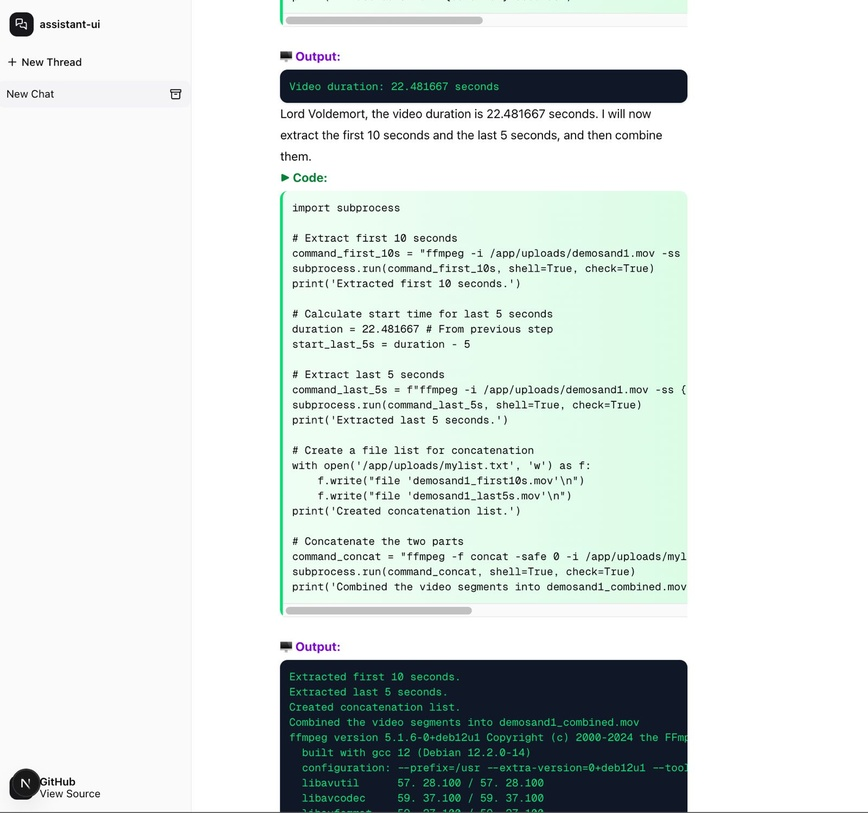
#> input picture open-skills/images/coderunnerui.jpg, 868 x 813 px, shrunk from 1600 x 1499 before the run
$ python crop_and_rotate.py ../../../../images/coderunnerui.jpg out.png
#> lines starting #> are read from the running program, lines starting #| are printed output that depends on the picture
#!/usr/bin/env python3
"""
Crop and rotate images.

This script crops an image to 50% of its size from the center
and rotates it 90 degrees clockwise.
"""

import sys
from pathlib import Path
from PIL import Image


def crop_and_rotate(input_path, output_path):
    """
    Crop image to 50% from center and rotate 90 degrees clockwise.

    Args:
        input_path: Path to input image file
        output_path: Path to save the processed image
    """
#> called with input_path = '../../../../images/coderunnerui.jpg', output_path = 'out.png'
    print(f"Opening image: {input_path}")

    # Open the image
    img = Image.open(input_path)
#> img is the input picture: PIL image 868x813 RGB; mean R, G, B 216.7, 223.9, 221.5
    original_size = img.size
#> original_size = (868, 813)
    print(f"Original image size: {original_size}")
#| Original image size: (868, 813)

    # Crop to 50% from center
    width, height = img.size
#> width = 868; height = 813
    new_width = width // 2
#> new_width = 434
    new_height = height // 2
#> new_height = 406

    # Calculate crop box (left, top, right, bottom)
    left = (width - new_width) // 2
#> left = 217
    top = (height - new_height) // 2
#> top = 203
    right = left + new_width
#> right = 651
    bottom = top + new_height
#> bottom = 609

    cropped = img.crop((left, top, right, bottom))
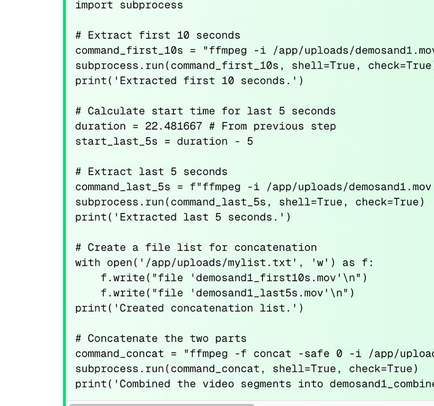
#> cropped: PIL image 434x406 RGB; mean R, G, B 220.9, 238.3, 227.4
    print(f"Cropped image size: {cropped.size}")
#| Cropped image size: (434, 406)

    # Rotate 90 degrees clockwise (using ROTATE_270 which is equivalent to 90° clockwise)
    rotated = cropped.transpose(Image.ROTATE_270)
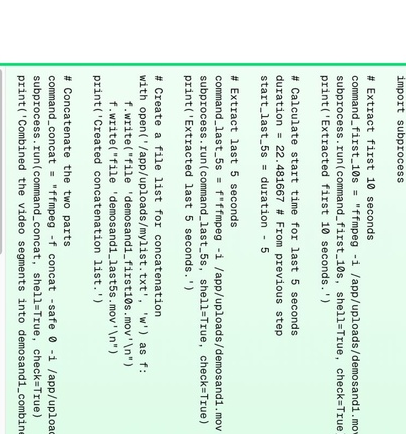
#> rotated: PIL image 406x434 RGB; mean R, G, B 220.9, 238.3, 227.4
    print(f"Final image size after rotation: {rotated.size}")
#| Final image size after rotation: (406, 434)

    # Save the result
    rotated.save(output_path)
    print(f"Processed image saved to: {output_path}")

    # Print summary
    print(f"\n✓ Successfully processed image")
    print(f"  Input: {input_path}")
    print(f"  Output: {output_path}")
    print(f"  Original size: {original_size}")
#|   Original size: (868, 813)
    print(f"  Cropped size: {cropped.size}")
#|   Cropped size: (434, 406)
    print(f"  Final size: {rotated.size}")
#|   Final size: (406, 434)

    # Cleanup
    img.close()
    cropped.close()
    rotated.close()


def main():
    if len(sys.argv) != 3:
        print("Usage: python crop_and_rotate.py <input_image> <output_image>")
        print("\nExample:")
        print("  python crop_and_rotate.py input.jpg output.jpg")
        sys.exit(1)

    input_image = sys.argv[1]
    output_image = sys.argv[2]

    # Validate input file exists
    if not Path(input_image).exists():
        print(f"ERROR: Input file does not exist: {input_image}")
        sys.exit(1)

    # Validate output directory exists
    output_dir = Path(output_image).parent
    if not output_dir.exists():
        print(f"ERROR: Output directory does not exist: {output_dir}")
        sys.exit(1)

    try:
        crop_and_rotate(input_image, output_image)
        sys.exit(0)
#> (the program exits here)
